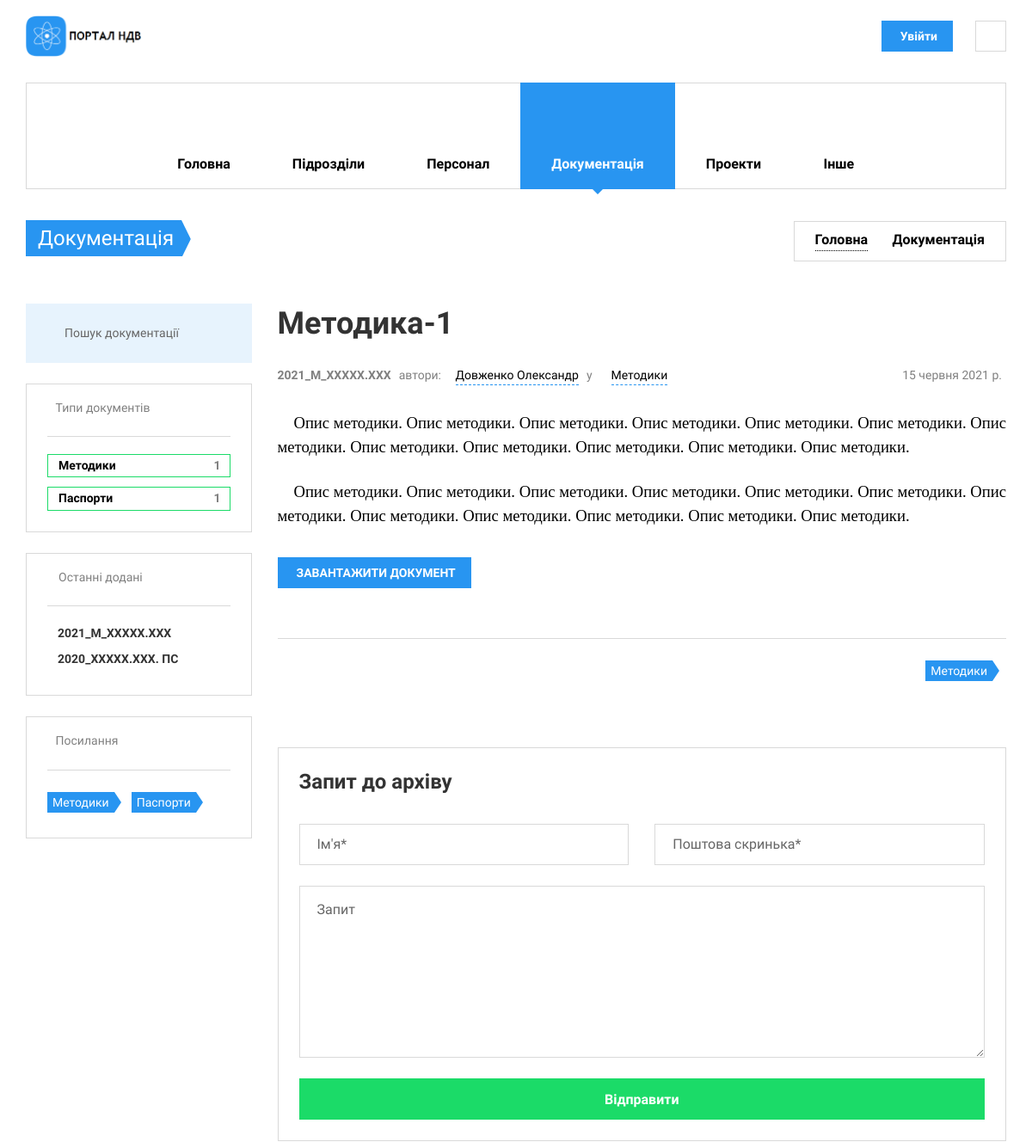
The page /documents/docs/metodika-1/ (upper part) on the database as committed earlier.
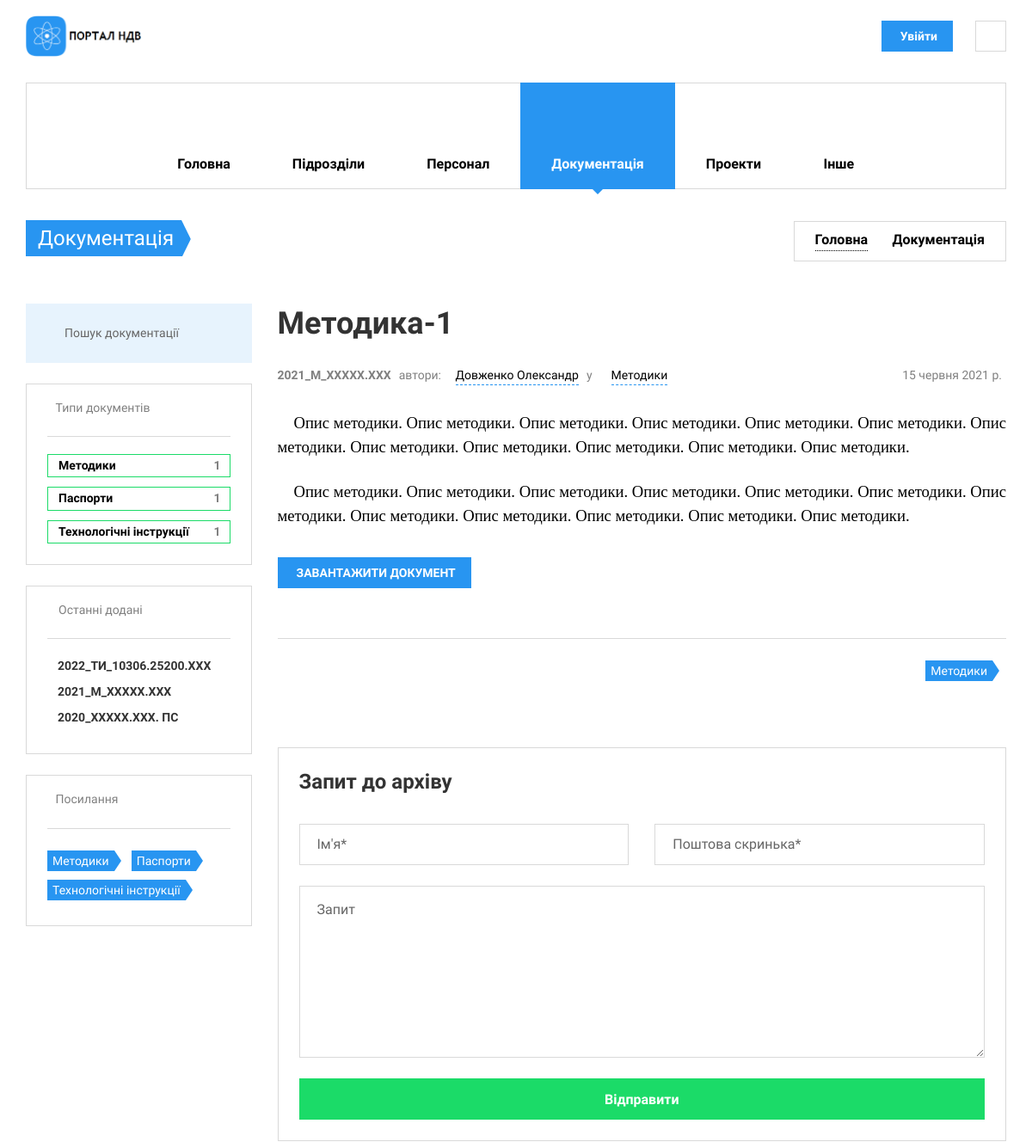
The same page on the database as committed later.
### staff/models.py (models this page shows, shortened)
class Staff(models.Model):
    fio = models.CharField(max_length=100, help_text='не більше ніж 100 символів',
                           verbose_name='ПІБ')
    slug = models.SlugField(max_length=100, unique=True, verbose_name='URL', db_index=True)
    div = models.ForeignKey(Divisions, on_delete=models.SET_NULL, verbose_name='Підрозділ', null=True)
    tabel = models.CharField(max_length=5, help_text='не більше ніж 5 символів', verbose_name='Табельный номер',
                             unique=True)
    prof = models.CharField(max_length=100, help_text='не більше ніж 100 символів',
                            verbose_name='Посада')
    oklad = models.IntegerField(verbose_name='Оклад')
    birthday = models.DateField(verbose_name="Дата народження", blank=True)
    phone = models.CharField(max_length=18, help_text='формат +38(ХХХ)-ХХХ-ХХ-ХХ',
                             verbose_name='Номер телефону')
    adress = models.CharField(max_length=100, help_text='формат пр/вул/провулок ХХХХХ д.ХХ кв.ХХ',
                              verbose_name='Домашня адреса')
    photo = models.ImageField(upload_to="workers_foto/", verbose_name="Фото")
    objects = models.Manager()
    class Meta:
        verbose_name = 'Персонал'
        verbose_name_plural = 'Персонал'
        ordering = ['fio']

### documents/models.py (models this page shows, shortened)
class Documents(models.Model):
    CHOICES_DOC_TYPE = (
        ("M", "Методики"), ("P", "Паспорти"), ("KE", "Керівництва з експлуатації"), ("TD", "Техничні довідки"),
        ("ZT", "Технічні звіти"), ("TI", "Технологічні інструкції"), ("I", "Інше"), (None, "Тип"))
    CHOICES_STATUS = (("Р", "Розробка"), ("У", "Узгодження"), ("В", "Впроваджено"), (None, "Статус"))
    year = models.CharField(max_length=4, help_text="Введіть рік випуску",
                            verbose_name="Рік випуску", null=True)
    number = models.CharField(max_length=20, help_text="Введіть номер документу",
                              verbose_name="Номер документа", null=True)
    name = models.CharField(max_length=500, help_text="Введіть назву документу",
                            verbose_name="Назва документа")
    description = models.TextField(max_length=5000, help_text='Введіть короткий опис документа (мета)',
                                   verbose_name='Опис документа', null=True)
    slug = models.SlugField(max_length=500, unique=True, verbose_name='URL', db_index=True)
    div = models.ForeignKey(Divisions, on_delete=models.SET_NULL, null=True, verbose_name='Назва підрозділу',
                            related_name='div')
    author = models.ManyToManyField(Staff, verbose_name='Автор', help_text="Оберіть автора/авторів документу",
                                    related_name='authors')
    type = models.CharField(max_length=50, help_text="Оберіть тип документу",
                            verbose_name="Тип документу", choices=CHOICES_DOC_TYPE)
    status = models.CharField(max_length=50, help_text="Поточний статус документу",
                              verbose_name="Статус документу", choices=CHOICES_STATUS)
    def directory_path(instance, filename):
        return f'archives/{instance.div.slug}/{instance.type}/{filename}'
    doc = models.FileField(upload_to=directory_path)
    release_date = models.DateField(help_text="Введіть дату впровадження", verbose_name="Дата впровадження",
                                    blank=True, null=True)
    objects = models.Manager()
    def display_author(self):
        return ', '.join([self.staff.fio.split()[0] for self.staff in self.author.all()])
    display_author.short_description = 'Автори'
    def file_load(self):
        self.doc.upload_to = f'archives/{self.div.slug}/{self.type}/'
        return self.doc.upload_to
    file_load.short_description = 'Розташування файлу'
    class Meta:
        verbose_name = 'Документація'
        verbose_name_plural = 'Документація'
        ordering = ['-release_date']

### documents/views.py (the view)
# urls.py: path('docs/<slug:slug>/', DocDetail.as_view(), name='doc_single'),
class DocDetail(DetailView, PortalMixin):
    model = Documents
    template_name = 'documents/doc_single.html'
    def get_context_data(self, *, object_list=None, **kwargs):
        context = super().get_context_data(object_list=None, **kwargs)
        context['docs_all'] = Documents.objects.only('year', 'slug', 'number')
        """використання PortalMixin"""
        self.divisions = Divisions.objects.only('abr', 'slug')
        mixin_context = self.get_user_context()
        return dict(list(context.items()) + list(mixin_context.items()))

### nio_app/utilits.py (called while the page is built)
    def docs_name(self):
        doc = (
            ("M", "Методики"), ("P", "Паспорти"), ("KE", "Керівництва з експлуатації"), ("TD", "Техничні довідки"),
            ("ZT", "Технічні звіти"), ("TI", "Технологічні інструкції"), ("I", "Інше"))
        docs_type = Documents.objects.values('type').annotate(Count('type'))
        dt = []
        for i in doc:
            for t in docs_type:
                if t['type'] in i:
                    add = [i[0], i[1], t['type__count']]
                    dt.append(add)
                else:
                    continue
        return dt

    def get_user_context(self, **kwargs):
        context = kwargs
        context['divisions'] = self.divisions
        context['dt'] = self.docs_name()
        context['projects'] = Projects.objects.only('name')
        context['page'] = ''
        return context

### documents/templates/documents/doc_single.html (shortened to what this page needs)
{% extends 'nio_app/base_portal.html' %}
{% load static %}
{% block main %}
<li class="menu-item-has-children">
  {% endblock main %}
  {% block divs %}
<li class="menu-item-has-children">
  {% endblock divs %}
  {% block staff %}
<li class="menu-item-has-children">
  {% endblock staff %}
  {% block docs %}
<li class="menu-item-has-children current-menu-item">
  {% endblock docs %}
  {% block projects %}
<li class="menu-item-has-children">
  {% endblock projects %}
  {% block other %}
<li class="menu-item-has-children">
  {% endblock other %}
{% block content %}
<section class="page-title">
  <div class="container">
    <div class="inner">
      <div class="column">
        <div class="title">
          <a href="{% url 'documents:docs' %}">
          <h1>Документація</h1>
          </a>
        </div>
      </div>
      <div class="column">
        <div class="breadcrumbs">
          <a href="{% url 'nio_app:index_portal' %}">Головна</a>
          <span class="delimiter"><i class="icon-arrow-right"></i></span>
          <span>Документація</span>
        </div>
      </div>
    </div>
  </div>
</section>
<div class="container">
  <div class="row">
    <div class="col-lg-9 col-md-8 col-lg-push-3 col-md-push-4">
      <h3>{{documents.name}}</h3>
      <div class="post-meta">
        <div class="column">
              <span>
                <strong>{{ documents.year }}_{{ documents.number }}</strong>
              </span>
              <span>
                  автори:
                {% for a in documents.author.all %}
                <i class="icon-head"></i>
                <a href="{% url 'staff:staff_single' a.slug %}">
                    {{ a.fio }}</a>
                {% endfor %}
              </span>
              <span>у</span>
              <span>
                <i class="icon-ribbon"></i>
                <a href="{% url 'documents:docs_type' documents.type %}">{{ documents.get_type_display }}</a>
              </span>
            </div>
        <div class="column"><span>{{ documents.release_date }}</span></div>
      </div>
      <p>{{ documents.description|safe }}</p>
       {% if request.user.is_authenticated %}
      {% if request.user.is_staff %}
      <a href="{% url 'documents:download_doc' id=documents.pk %}"
         class="btn btn-sm btn-default btn-icon-right waves-effect waves-light">
        ЗАВАНТАЖИТИ ДОКУМЕНТ
      </a>
      {% else %}
      <a href="#"
         class="btn btn-sm btn-default btn-icon-right waves-effect waves-light">
        НЕ МАЄ ДОЗВОЛУ
      </a>
      {% endif %}
      {% else %}
      <a href="{% url 'nio_app:login' %}"
         class="btn btn-sm btn-default btn-icon-right waves-effect waves-light">
        ЗАВАНТАЖИТИ ДОКУМЕНТ
      </a>
      {% endif %}
      <div class="post-tools space-top-2x">
        <div class="column">
          <div class="tags-links">
            <a href="{% url 'documents:docs_type' documents.type %}">{{ documents.get_type_display }}</a>
          </div>
        </div>
      </div>
      <div class="comments-area space-top-3x">
        <div class="comment-respond">
          <h4 class="comment-reply-title">Запит до архіву</h4>
          <form method="post" class="row" autocomplete="off">
          <div class="col-sm-6">
            <input type="text" class="form-control" placeholder="Ім'я*" required>
          </div>
          <div class="col-sm-6">
            <input type="email" class="form-control" placeholder="Поштова скринька*" required>
          </div>
          <div class="col-sm-12">
            <textarea class="form-control" rows="7" placeholder="Запит"></textarea>
          </div>
          <div class="col-sm-12">
            <button type="submit" class="btn btn-primary btn-block space-top-none space-bottom-none">Відправити</button>
          </div>
        </form>
        </div>
    </div>
  </div>
        {% include 'documents/include/sidebar_docs.html' %}
  </div>
</div>
{% endblock content %}

### documents/templates/documents/include/sidebar_docs.html (shortened to what this page needs)
{% load static %}
<div class="col-lg-3 col-md-4 col-lg-pull-9 col-md-pull-8">
    <aside class="sidebar">
        <section class="widget widget_search">
            <form method="get" class="search-box" action="{% url 'documents:search_docs' %}">
                <input type="text" class="form-control" name="search_docs" placeholder="Пошук документації"
                pattern="^[А-Яа-яґҐЁёІіЇїЄє'''\s-]+$" title="Не підтримуються латинськи символи" >
            <button type="submit"><i class="icon-search"></i></button>
            </form>
        </section>
        <section class="widget widget_categories">
            <h3 class="widget-title"><i class="icon-ribbon"></i>Типи документів
            </h3>
            <ul>{% for d in dt %}
                <li><a href="{% url 'documents:docs_type' d.0 %}">{{ d.1 }}<span>{{ d.2 }}</span></a>
                </li>
                {% endfor %}
            </ul>
        </section>
        <section class="widget widget_recent_posts">
            <h3 class="widget-title"><i class="icon-paper"></i>
                Останні додані
            </h3>
            {% for d in docs_all|slice:":7" %}
            <div class="item" style="margin-bottom: 6px">
                <div class="info">
                    <h4><a href="{% url 'documents:doc_single' d.slug %}">{{ d.year }}_{{ d.number }}</a></h4>
                </div>
            </div>
            {% endfor %}
        </section>
        <section class="widget widget_tag_cloud">
            <h3 class="widget-title"><i class="icon-tag"></i>Посилання
            </h3>
            {% for d in dt %}
            <a href="{% url 'documents:docs_type' d.0 %}">{{ d.1 }}</a>
            {% endfor %}
        </section>
    </aside>
</div>

Rows that differ between the two databases and show on the page:
added Documents: year "2022", number "ТИ_10306.25200.ХХХ"
Other text that changed with them:
new list line: "Технологічні інструкції 1"
new list line: "Технологічні інструкції"
